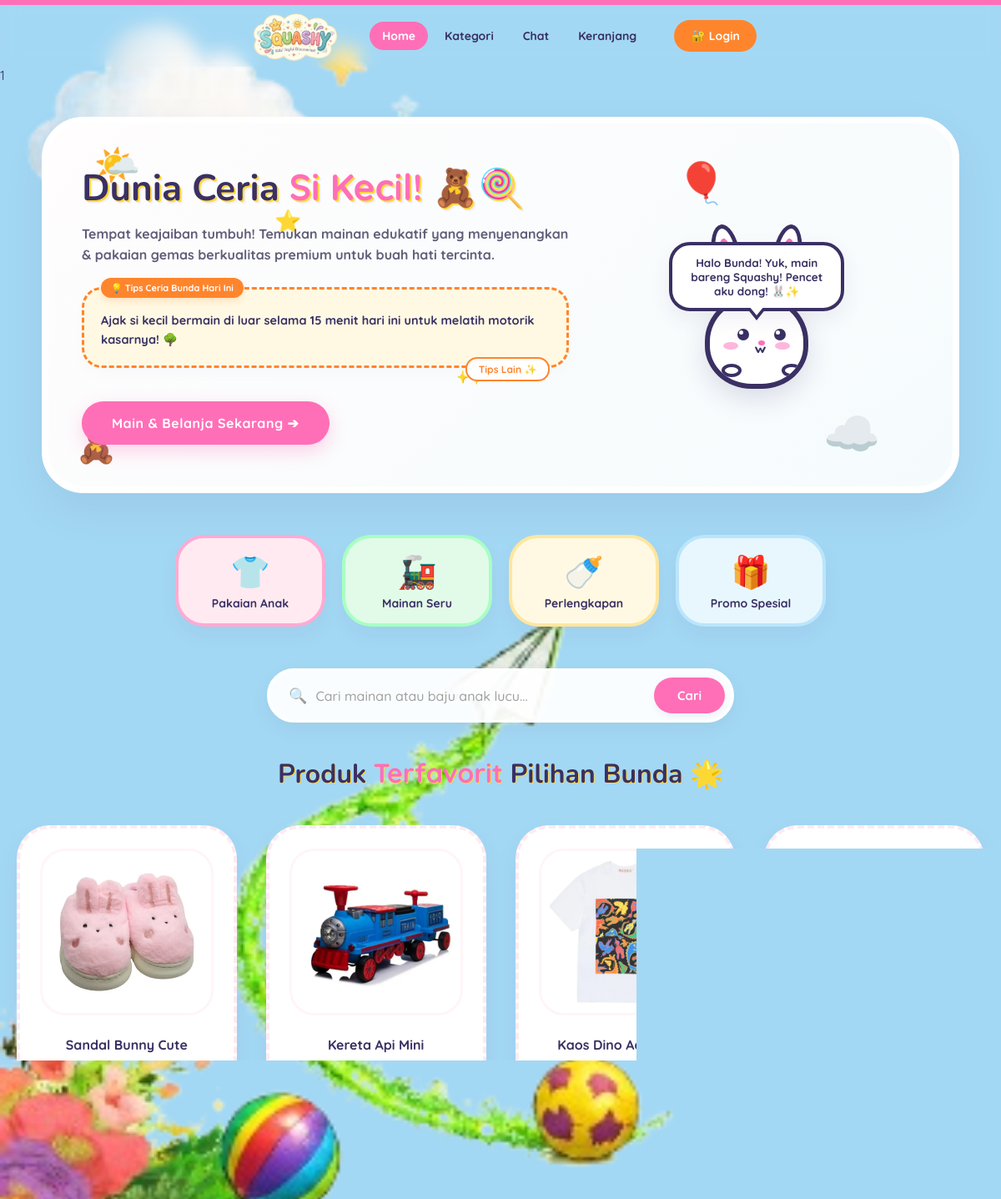
The page / on the database its author committed.
### tables this page shows
CREATE TABLE `produk` (
  `id_produk` int NOT NULL,
  `id_kategori` int NOT NULL,
  `nama_produk` varchar(255) NOT NULL,
  `harga` int NOT NULL,
  `stok` int DEFAULT '0',
  `deskripsi` varchar(255) DEFAULT NULL,
  `foto` varchar(255) DEFAULT NULL
);

### config/app.php (called while the page is built)
<?php
$base_url = "http://localhost/squashy/";

### index.php (the view, shortened to what this page needs)
<?php
require_once __DIR__ . '/config/database.php';
$top_products = [];
$query_best = mysqli_query($conn, "
    SELECT p.*, COALESCE(SUM(od.kuantitas), 0) AS total_sold
    FROM produk p
    LEFT JOIN order_detail od ON p.id_produk = od.id_produk
    WHERE p.stok > 0
    GROUP BY p.id_produk
    ORDER BY total_sold DESC, p.id_produk DESC
    LIMIT 4
");
if ($query_best) {
    while ($row = mysqli_fetch_assoc($query_best)) {
        $top_products[] = $row;
    }
}
?>
<!DOCTYPE html>
<html lang="id">
<head>
</head>
<body data-theme="home">
    <?= require_once __DIR__ . "/components/layout/header.php" ?>
    <div class="main-wrapper">
        <section class="promo-banner-seru">
            <div class="floating-decor fd-cloud-1">🌤️</div>
            <div class="floating-decor fd-cloud-2">☁️</div>
            <div class="floating-decor fd-balloon">🎈</div>
            <div class="floating-decor fd-star-1">⭐</div>
            <div class="floating-decor fd-star-2">✨</div>
            <div class="floating-decor fd-bear">🧸</div>
            <div class="banner-layout">
                <div class="hero-text-seru">
                    <h1>Dunia Ceria <span>Si Kecil!</span> 🧸🍭</h1>
                    <p class="subtitle">Tempat keajaiban tumbuh! Temukan mainan edukatif yang menyenangkan & pakaian gemas berkualitas premium untuk buah hati tercinta.</p>
                    <div class="tips-container-box">
                        <div class="tips-badge">💡 Tips Ceria Bunda Hari Ini</div>
                        <p id="parenting-tip-text">Ajak si kecil bermain di luar selama 15 menit hari ini untuk melatih motorik kasarnya! 🌳</p>
                        <button class="tips-btn-next" onclick="nextParentingTip()">Tips Lain ✨</button>
                    </div>
                    <a href="#produk" class="btn-jelly-cta">Main & Belanja Sekarang ➔</a>
                </div>
                <div class="mascot-wrapper">
                    <div class="mascot-speech-bubble" id="mascotBubble">
                        Halo Bunda! Yuk, main bareng Squashy! Pencet aku dong! 🐰✨
                    </div>
                    <div class="squashy-bunny-mascot" id="squashyBunny" onclick="triggerMascotFun()">
                        <div class="bunny-body">
                            <div class="bunny-eyes">
                                <div class="eye eye-left"><div class="pupil"></div></div>
                                <div class="eye eye-right"><div class="pupil"></div></div>
                            </div>
                            <div class="bunny-blush blush-left"></div>
                            <div class="bunny-blush blush-right"></div>
                            <div class="bunny-nose"></div>
                            <div class="bunny-mouth">w</div>
                            <div class="bunny-hands">
                                <div class="hand hand-left"></div>
                                <div class="hand hand-right"></div>
                            </div>
                        </div>
                    </div>
                </div>
            </div>
        </section>
        <div class="categories-seru">
            <a href="<?= $base_url ?>customers/kategori.php?kategori=Pakaian" class="cat-card-seru"><span>👕</span>Pakaian Anak</a>
            <a href="<?= $base_url ?>customers/kategori.php?kategori=Mainan" class="cat-card-seru"><span>🚂</span>Mainan Seru</a>
            <a href="<?= $base_url ?>customers/kategori.php?kategori=Perlengkapan" class="cat-card-seru"><span>🍼</span>Perlengkapan</a>
            <a href="<?= $base_url ?>customers/kategori.php?kategori=all" class="cat-card-seru"><span>🎁</span>Promo Spesial</a>
        </div>
        <div class="search-bar-container">
            <form action="customers/kategori.php" method="GET" class="search-form-body">
                <div class="search-input-wrapper">
                    <span class="search-icon">🔍</span>
                    <input type="text" name="keyword" placeholder="Cari mainan atau baju anak lucu...">
                </div>
                <button type="submit" class="search-submit-btn">Cari</button>
            </form>
        </div>
        <h2 class="section-title-seru" id="produk">Produk <span>Terfavorit</span> Pilihan Bunda 🌟</h2>
        <div class="product-grid-seru" id="productGridSeru">
            <?php if (!empty($top_products)) : ?>
                <?php foreach ($top_products as $product) : ?>
                    <div class="product-card-seru" data-id="<?= $product['id_produk'] ?>">
                        <?php if (!empty($product['foto'])) : ?>
                            <div class="product-img-box-seru">
                                <img src="<?= htmlspecialchars($product['foto']); ?>" alt="<?= htmlspecialchars($product['nama_produk']); ?>" style="width:100%; height:100%; object-fit:cover; border-radius:20px;" />
                            </div>
                        <?php else : ?>
                            <div class="product-img-box-seru">🎁</div>
                        <?php endif; ?>
                        <div>
                            <h4 style="margin-bottom:8px; font-weight: 800; font-size:16px; color: var(--dark);"><?= htmlspecialchars($product['nama_produk']); ?></h4>
                            <p style="color:var(--pink); font-weight:900; font-size:17px;">Rp <?= number_format($product['harga'], 0, ',', '.'); ?></p>
                            <p style="font-size:12.5px; color:#777; margin-top:6px; font-weight:700;">🔥 Terjual <?= number_format($product['total_sold'], 0, ',', '.'); ?> pcs</p>
                        </div>
                        <?php if (isset($_SESSION['login'])) : ?>
                            <form action="customers/keranjang.php?action=add" method="POST" style="margin: 0; width: 100%;">
                                <input type="hidden" name="id_produk" value="<?= $product['id_produk']; ?>">
                                <button type="submit" class="btn-buy-seru">BELI SEKARANG</button>
                            </form>
                        <?php else : ?>
                            <a href="customers/login.php" class="btn-buy-seru">BELI SEKARANG</a>
                        <?php endif; ?>
                    </div>
                <?php endforeach; ?>
            <?php else : ?>
                <div style="grid-column: 1 / -1; text-align: center; padding: 40px; background: white; border-radius: 30px;">
                    Belum ada produk terlaris tersedia.
                </div>
            <?php endif; ?>
        </div>
    </div>
</body>
</html>

### rows shown on the page
produk: foto+nama_produk (picture), nama_produk "Sandal Bunny Cute", harga "42.000", total_sold "2", shows "BELI SEKARANG"
produk: foto+nama_produk (picture), nama_produk "Kereta Api Mini", harga "40.000", total_sold "2", shows "BELI SEKARANG"
produk: foto+nama_produk (picture), nama_produk "Kaos Dino Adventure", harga "49.000", total_sold "2", shows "BELI SEKARANG"
produk: foto+nama_produk (picture)

### other values the page prints
require_once __DIR__ . "/components/layout/header.php" "1"
